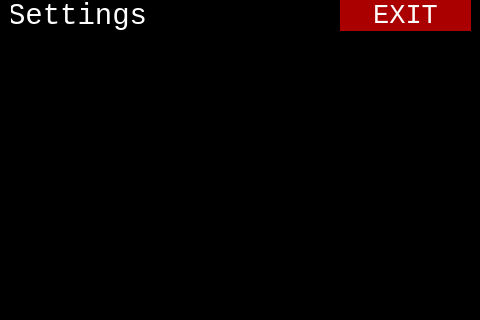
<?xml version="1.0" encoding="UTF-8"?>
<ui version="4.0">
 <class>MainWindow</class>
 <widget class="QMainWindow" name="MainWindow">
  <property name="geometry">
   <rect>
    <x>0</x>
    <y>0</y>
    <width>480</width>
    <height>320</height>
   </rect>
  </property>
  <property name="sizePolicy">
   <sizepolicy hsizetype="Fixed" vsizetype="Fixed">
    <horstretch>0</horstretch>
    <verstretch>0</verstretch>
   </sizepolicy>
  </property>
  <property name="maximumSize">
   <size>
    <width>640</width>
    <height>480</height>
   </size>
  </property>
  <property name="cursor">
   <cursorShape>ArrowCursor</cursorShape>
  </property>
  <property name="windowTitle">
   <string>MainWindow</string>
  </property>
  <property name="styleSheet">
   <string notr="true">background-color: rgb(0, 0, 0);
color: rgb(255, 255, 255);</string>
  </property>
  <property name="tabShape">
   <enum>QTabWidget::Rounded</enum>
  </property>
  <widget class="QWidget" name="centralwidget">
   <widget class="QPushButton" name="b_exit">
    <property name="geometry">
     <rect>
      <x>340</x>
      <y>0</y>
      <width>131</width>
      <height>31</height>
     </rect>
    </property>
    <property name="font">
     <font>
      <family>Consolas</family>
      <pointsize>20</pointsize>
     </font>
    </property>
    <property name="styleSheet">
     <string notr="true">background-color: rgb(170, 0, 0);
border: none;</string>
    </property>
    <property name="text">
     <string>EXIT</string>
    </property>
   </widget>
   <widget class="QLineEdit" name="le_title">
    <property name="geometry">
     <rect>
      <x>10</x>
      <y>0</y>
      <width>141</width>
      <height>31</height>
     </rect>
    </property>
    <property name="font">
     <font>
      <family>Consolas</family>
      <pointsize>22</pointsize>
     </font>
    </property>
    <property name="text">
     <string>Settings</string>
    </property>
   </widget>
   <widget class="QPlainTextEdit" name="tv_text">
    <property name="geometry">
     <rect>
      <x>10</x>
      <y>40</y>
      <width>461</width>
      <height>271</height>
     </rect>
    </property>
    <property name="font">
     <font>
      <family>Consolas</family>
      <pointsize>9</pointsize>
     </font>
    </property>
    <property name="cursor" stdset="0">
     <cursorShape>BlankCursor</cursorShape>
    </property>
    <property name="acceptDrops">
     <bool>false</bool>
    </property>
    <property name="styleSheet">
     <string notr="true">color: rgb(255, 255, 255);</string>
    </property>
    <property name="verticalScrollBarPolicy">
     <enum>Qt::ScrollBarAlwaysOff</enum>
    </property>
    <property name="horizontalScrollBarPolicy">
     <enum>Qt::ScrollBarAlwaysOff</enum>
    </property>
    <property name="undoRedoEnabled">
     <bool>false</bool>
    </property>
    <property name="readOnly">
     <bool>true</bool>
    </property>
   </widget>
  </widget>
 </widget>
 <resources/>
 <connections/>
</ui>
